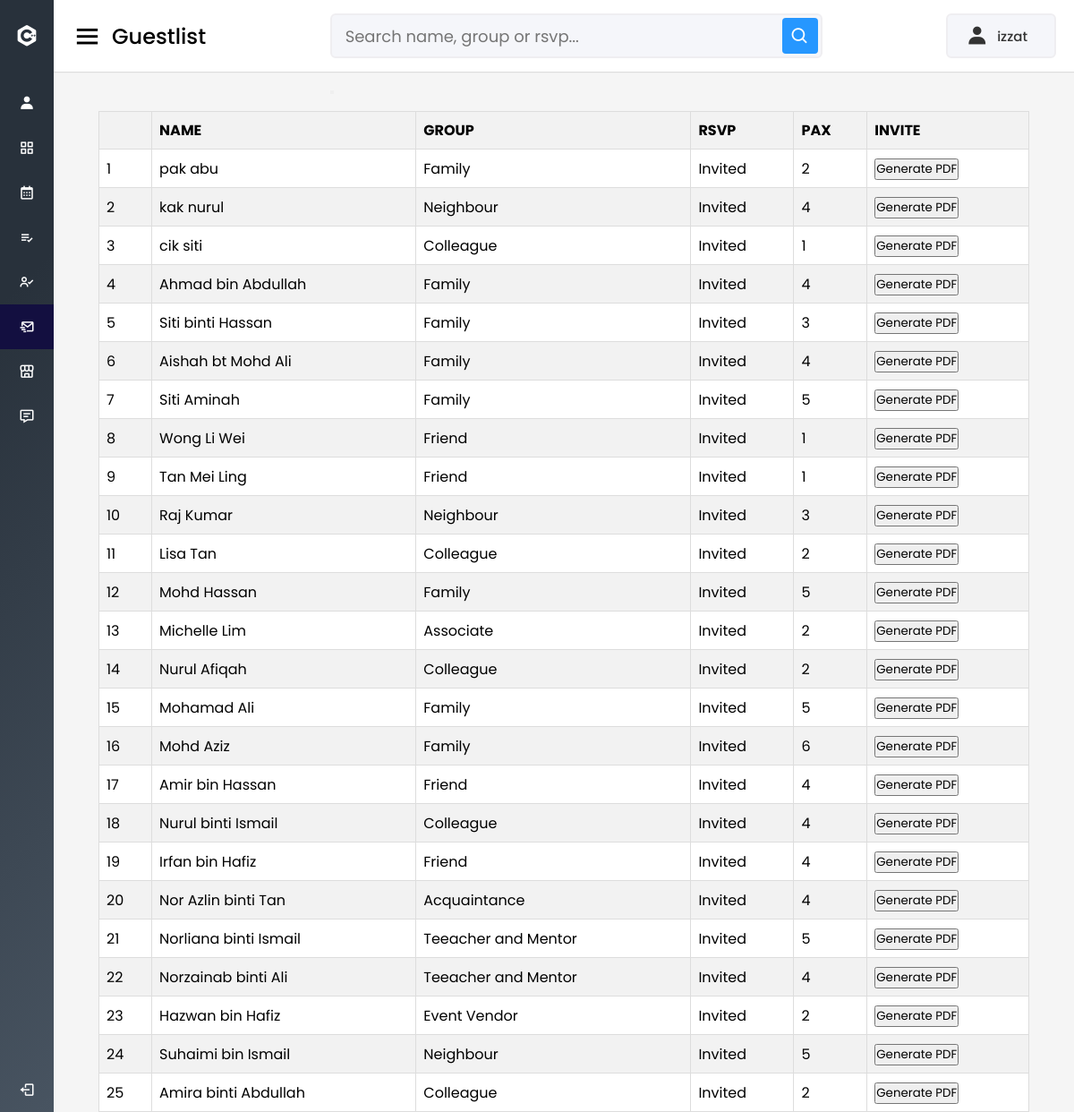
Screenshot of /user/invitation.php (signed in) with the database file from the repository.
### tables this page shows
CREATE TABLE `guest` (
  `guest_id` int(11) NOT NULL,
  `guest_name` varchar(50) NOT NULL,
  `guest_phone` varchar(50) NOT NULL,
  `guest_email` varchar(50) NOT NULL,
  `guest_address` varchar(100) NOT NULL,
  `guest_group` varchar(50) NOT NULL,
  `guest_status` varchar(50) NOT NULL,
  `guest_pax` int(50) NOT NULL,
  `notes` varchar(255) NOT NULL,
  `username` varchar(50) NOT NULL
);

### user/invitation.php (the view, shortened to what this page needs)
<?php
include('../connection/dbconn.php');
$username = $_SESSION['username'];
$query = "SELECT * FROM guest WHERE username = '$username' AND guest_status = 'invited'";
$result = mysqli_query($dbconn, $query);
?>
<!DOCTYPE html>
<html lang="en" dir="ltr">
<head>
  <link rel="stylesheet" href="style3.css">
  <link href='https://unpkg.com/boxicons@2.0.7/css/boxicons.min.css' rel='stylesheet'>
</head>
<body>
  <div class="sidebar">
    <div class="logo-details">
      <i class='bx bxl-c-plus-plus'></i>
      <span class="logo_name">Wed Gala</span>
    </div>
    <ul class="nav-links">
      <li>
        <a href="userprofile.php">
          <i class='bx bxs-user' ></i>
          <span class="links_name"><?php echo $_SESSION['username']; ?></span>
        </a>
      </li>
      <li>
        <a href="user.php">
          <i class='bx bx-grid-alt' ></i>
          <span class="links_name">Dashboard</span>
        </a>
      </li>
      <li>
        <a href="itinerary.php">
          <i class='bx bx-calendar' ></i>
          <span class="links_name">Itinerary</span>
        </a>
      </li>
      <li>
        <a href="checklist.php?status=all">
          <i class='bx bx-list-check' class="active"></i>
          <span class="links_name">Checklist</span>
        </a>
      </li>
      <li>
        <a href="guestlist.php" >
          <i class='bx bx-user-check' ></i>
          <span class="links_name">Guestlist</span>
        </a>
      </li>
      <li>
        <a href="invitation.php" class="active">
          <i class='bx bx-mail-send' ></i>
          <span class="links_name">Digital Invite</span>
        </a>
      </li>
      <li>
        <a href="vendor.php">
          <i class='bx bx-store-alt' ></i>
          <span class="links_name">Vendor</span>
        </a>
      </li>
      <li>
        <a href="feedback.php" >
          <i class='bx bx-message-detail' ></i>
          <span class="links_name">Feedback</span>
        </a>
      </li>
      <li class="log_out">
        <a href="../registration/logout.php">
          <i class='bx bx-log-out'></i>
          <span class="links_name">Log out</span>
        </a>
      </li>
    </ul>
  </div>
  <section class="home-section">
    <nav>
      <div class="sidebar-button">
        <i class='bx bx-menu sidebarBtn'></i>
        <span class="dashboard">Guestlist</span>
      </div>
      <div class="search-box">
        <input type="text" placeholder="Search name, group or rsvp..." id="guest-search">
        <button onclick="searchGuests()"><i class='bx bx-search'></i></button>
      </div>
      <div class="profile-details">
        <i class='bx bxs-user'></i>
        <span class="admin_name">
          <?php echo $_SESSION['username']; ?>
        </span>
      </div>
    </nav>
    <section class="guestlist-section">
        <table class="guest-table">
          <thead>
            <tr>
              <th></th>
              <th>NAME</th>
              <th>GROUP</th>
              <th>RSVP</th>
              <th>PAX</th>
              <th>INVITE</th>
            </tr>
          </thead>
          <tbody>
            <?php
            $counter = 1;
            if (mysqli_num_rows($result) > 0) {
              while ($row = mysqli_fetch_assoc($result)) {
                $guestId = $row['guest_id'];
                $guestname = $row['guest_name'];
                $guestphone = $row['guest_phone'];
                $guestemail = $row['guest_email'];
                $guestaddress = $row['guest_address'];
                $guestgroup = $row['guest_group'];
                $gueststatus = $row['guest_status'];
                $guestpax = $row['guest_pax'];
                $guestnotes = $row['notes'];
                ?>
                <tr data-guest-id="<?php echo $guestId; ?>"
                  data-guest-name="<?php echo $guestname; ?>"
                  data-guest-phone="<?php echo $guestphone; ?>"
                  data-guest-email="<?php echo $guestemail; ?>"
                  data-guest-address="<?php echo $guestaddress; ?>"
                  data-guest-group="<?php echo $guestgroup; ?>"
                  data-guest-status="<?php echo $gueststatus; ?>"
                  data-guest-pax="<?php echo $guestpax; ?>"
                  data-guest-notes="<?php echo $guestnotes; ?>">
                  <td><?php echo $counter; ?></td>
                  <td><?php echo $guestname; ?></td>
                  <td><?php echo $guestgroup; ?></td>
                  <td><?php echo $gueststatus; ?></td>
                  <td><?php echo $guestpax; ?></td>
                  <td>
                    <form action="generate_pdf.php" method="post">
                      <button type="submit" name="generate_pdf" class="generate-pdf-button">Generate PDF</button>
                    </form>
                  </td>
                </tr>
                <?php
                $counter++;
              }
            } else {
              echo "<tr><td colspan='5'>No guest found.</td></tr>";
            }
            ?>
          </tbody>
        </table>
    </section>
  </section>
</body>
</html>

### user/style3.css (style rules this page uses)
:root { --pink:#EE0548; --black:#130f40; }
* { margin: 0; padding: 0; box-sizing: border-box; font-family: 'Poppins', sans-serif; }
.sidebar { position: fixed; height: 100%; width: 240px; transition: all 0.5s ease; background-color: #485461; background-image: linear-gradient(315deg, #485461 0%, #28313b 74%); }
.sidebar .logo-details { height: 80px; display: flex; align-items: center; }
.sidebar .logo-details i { font-size: 28px; font-weight: 500; color: #fff; min-width: 60px; text-align: center }
.sidebar .logo-details .logo_name { color: #fff; font-size: 24px; font-weight: 500; }
.sidebar .nav-links { margin-top: 10px; }
.sidebar .nav-links li { position: relative; list-style: none; height: 50px; }
.sidebar .nav-links li a { height: 100%; width: 100%; display: flex; align-items: center; text-decoration: none; transition: all 0.4s ease; }
.sidebar .nav-links li a.active { background: var(--black); }
.sidebar .nav-links li i { min-width: 60px; text-align: center; font-size: 18px; color: #fff; }
.sidebar .nav-links li a .links_name { color: #fff; font-size: 15px; font-weight: 400; white-space: nowrap; }
.sidebar .nav-links .log_out { position: absolute; bottom: 0; width: 100%; }
.home-section { position: relative; background: #f5f5f5; min-height: 100vh; width: calc(100% - 240px); left: 240px; transition: all 0.5s ease; }
.home-section nav { display: flex; justify-content: space-between; height: 80px; background: #fff; display: flex; align-items: center; position: fixed; width: calc(100% - 240px); left: 240px; z-index: 100; padding: 0 20px; box-shadow: 0 1px 1px rgba(0, 0, 0, 0.1); transition: all 0.5s ease; }
.home-section nav .sidebar-button { display: flex; align-items: center; font-size: 24px; font-weight: 500; }
nav .sidebar-button i { font-size: 35px; margin-right: 10px; }
.home-section nav .search-box { position: relative; height: 50px; max-width: 550px; width: 100%; margin: 0 20px; }
nav .search-box input { height: 100%; width: 100%; outline: none; background: #F5F6FA; border: 2px solid #EFEEF1; border-radius: 6px; font-size: 18px; padding: 0 15px; }
nav .search-box .bx-search { position: absolute; height: 40px; width: 40px; background: #2697FF; right: 5px; top: 50%; transform: translateY(-50%); border-radius: 4px; line-height: 40px; text-align: center; color: #fff; font-size: 22px; transition: all 0.4 ease; }
.home-section nav .profile-details { display: flex; align-items: center; background: #F5F6FA; border: 2px solid #EFEEF1; border-radius: 6px; height: 50px; padding: 0 20px 0 20px; }
nav .profile-details .admin_name { font-size: 15px; font-weight: 500; color: #333; margin: 0 10px; white-space: nowrap; }
nav .profile-details i { font-size: 25px; color: #333; }
@media (max-width: 1240px) { .sidebar { width: 60px; } }
@media (max-width: 1240px) { .home-section { width: calc(100% - 60px); left: 60px; } }
@media (max-width: 1240px) { .home-section nav { width: calc(100% - 60px); left: 60px; } }
input[type=text] { width: 100%; margin-bottom: 20px; padding: 12px; border: 1px solid #ccc; border-radius: 3px; }
a { color: #2196F3; }
table { width: 100%; border-collapse: collapse; }
th, td { padding: 12px; text-align: left; cursor: pointer; }
th { background-color: #f2f2f2; font-weight: bold; }
.guestlist-section { display: block; position: relative; padding-top: 104px; margin-left: 50px; margin-right: 50px; }
.guest-table { width: 100%; border-collapse: collapse; margin-top: 20px; background-color: #fff; }
.guest-table th, .guest-table td { border: 1px solid #ddd; padding: 8px; text-align: left; }
.guest-table th { background-color: #f2f2f2; }
.guest-table tbody tr:nth-child(even) { background-color: #f2f2f2; }

### rows the page displays
guest: guest_name "pak abu", guest_group "Family", guest_status "Invited", guest_pax "2"
guest: guest_name "kak nurul", guest_group "Neighbour", guest_status "Invited", guest_pax "4"
guest: guest_name "cik siti", guest_group "Colleague", guest_status "Invited", guest_pax "1"
guest: guest_name "Ahmad bin Abdullah", guest_group "Family", guest_status "Invited", guest_pax "4"
guest: guest_name "Siti binti Hassan", guest_group "Family", guest_status "Invited", guest_pax "3"
guest: guest_name "Aishah bt Mohd Ali", guest_group "Family", guest_status "Invited", guest_pax "4"
guest: guest_name "Siti Aminah", guest_group "Family", guest_status "Invited", guest_pax "5"
guest: guest_name "Wong Li Wei", guest_group "Friend", guest_status "Invited", guest_pax "1"
guest: guest_name "Tan Mei Ling", guest_group "Friend", guest_status "Invited", guest_pax "1"
guest: guest_name "Raj Kumar", guest_group "Neighbour", guest_status "Invited", guest_pax "3"
guest: guest_name "Lisa Tan", guest_group "Colleague", guest_status "Invited", guest_pax "2"
guest: guest_name "Mohd Hassan", guest_group "Family", guest_status "Invited", guest_pax "5"
guest: guest_name "Michelle Lim", guest_group "Associate", guest_status "Invited", guest_pax "2"
guest: guest_name "Nurul Afiqah", guest_group "Colleague", guest_status "Invited", guest_pax "2"
guest: guest_name "Mohamad Ali", guest_group "Family", guest_status "Invited", guest_pax "5"
guest: guest_name "Mohd Aziz", guest_group "Family", guest_status "Invited", guest_pax "6"
guest: guest_name "Amir bin Hassan", guest_group "Friend", guest_status "Invited", guest_pax "4"
guest: guest_name "Nurul binti Ismail", guest_group "Colleague", guest_status "Invited", guest_pax "4"
guest: guest_name "Irfan bin Hafiz", guest_group "Friend", guest_status "Invited", guest_pax "4"
guest: guest_name "Nor Azlin binti Tan", guest_group "Acquaintance", guest_status "Invited", guest_pax "4"
guest: guest_name "Norliana binti Ismail", guest_group "Teeacher and Mentor", guest_status "Invited", guest_pax "5"
guest: guest_name "Norzainab binti Ali", guest_group "Teeacher and Mentor", guest_status "Invited", guest_pax "4"
guest: guest_name "Hazwan bin Hafiz", guest_group "Event Vendor", guest_status "Invited", guest_pax "2"
guest: guest_name "Suhaimi bin Ismail", guest_group "Neighbour", guest_status "Invited", guest_pax "5"
guest: guest_name "Amira binti Abdullah", guest_group "Colleague", guest_status "Invited", guest_pax "2"

### other values shown
$_SESSION['username'] "izzat"
